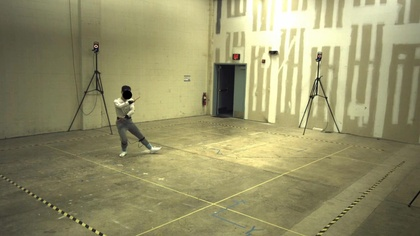
%> input picture Project2DataFiles/im1corrected.jpg, 420 x 236 px, shrunk from 1920 x 1080 before the run
$ octave task3_3.m   (GNU Octave 9; MATLAB toolbox functions it lacks are replaced by stand-ins)
%> lines starting %> are read from the running program, lines starting %| are printed output that depends on the picture
im = imread('im1corrected.jpg');
%> im is the input picture: size 236x420x3 uint8; mean R, G, B 149.6, 145.9, 105.2
im2 = imread('im2corrected.jpg');
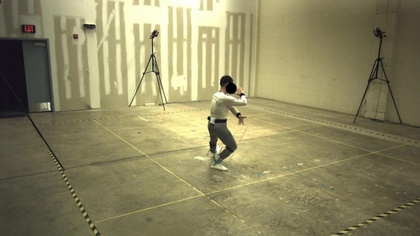
%> input picture Project2DataFiles/im2corrected.jpg, 420 x 236 px, shrunk from 1920 x 1080 before the run
%> im2 is the input picture: size 236x420x3 uint8; mean R, G, B 140.5, 134.7, 97.3
figure(1); imagesc(im);
selected_xpts_l = 1.0e+03 * [[1.2945;0.9760;0.3345] [1.3924;1.1544;1.6705]];
selected_ypts_l = [[795.5437;934.0860;707.3805] [129.2209;505.9651;491.3140] ];
hold on;
for j = 1:2
for i=1:3
    h = plot(selected_xpts_l(i,j),selected_ypts_l(i,j),'*');
    set(h,'Color','g','LineWidth',2);
    text(selected_xpts_l(i,j),selected_ypts_l(i,j),sprintf('%d',(j-1)*3+i));
end
end
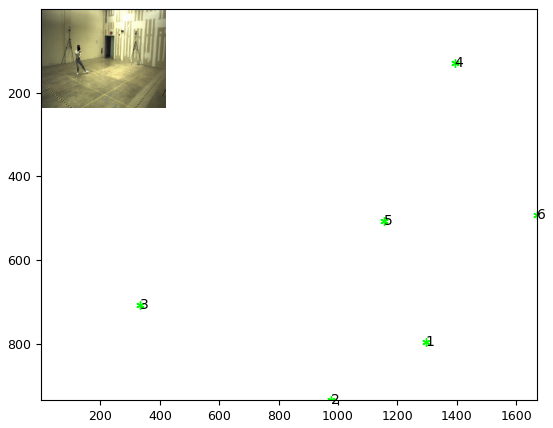
%> figure redrawn from the program's plot data
hold off;

figure(2); imagesc(im2);
selected_xpts_r = [1.0e+03 *[1.3653;1.7148;0.9317] [563.3718;304.0897;842.3462]];
selected_ypts_r = [[597.1764;697.9344;890.0044] [11.8817;451.9754;360.9215]];
hold on;
for j = 1:2
for i=1:3
    h = plot(selected_xpts_r(i,j),selected_ypts_r(i,j),'*');
    set(h,'Color','g','LineWidth',2);
    text(selected_xpts_r(i,j),selected_ypts_r(i,j),sprintf('%d',(j-1)*3+i));
end
end
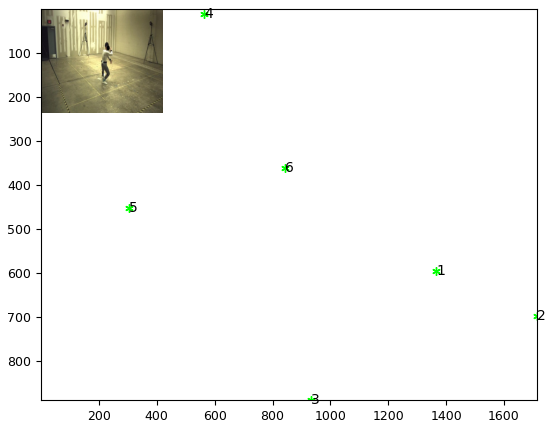
%> figure redrawn from the program's plot data
hold off;

for ind = 1:2
    if(ind == 1)
        disp('-----Calculating plane fits to the points on the floor-----');
    else
        disp('-----Calculating plane fits to the points on the wall-----');
    end
xpts_l = selected_xpts_l(:,ind);
ypts_l = selected_ypts_l(:,ind);
xpts_r = selected_xpts_r(:,ind);
ypts_r = selected_ypts_r(:,ind);
v1_l = zeros(3,3);
v2_r = zeros(3,3);
result_tpt= zeros(3,3);

for pix = 1:3
%> (the run ends here)
